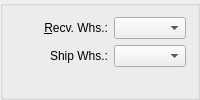
      <widget class="QGroupBox" name="groupBox" >
       <property name="title" >
        <string/>
       </property>
       <layout class="QGridLayout" >
        <item row="0" column="0" >
         <widget class="ItemCluster" name="_item" >
          <property name="focusPolicy" >
           <enum>Qt::StrongFocus</enum>
          </property>
         </widget>
        </item>
        <item row="0" column="1" >
         <layout class="QGridLayout" >
          <item row="0" column="0" >
           <widget class="QLabel" name="_warehouseLit" >
            <property name="text" >
             <string>&amp;Recv. Whs.:</string>
            </property>
            <property name="alignment" >
             <set>Qt::AlignRight|Qt::AlignTrailing|Qt::AlignVCenter</set>
            </property>
            <property name="buddy" >
             <cstring>_warehouse</cstring>
            </property>
           </widget>
          </item>
          <item row="0" column="1" >
           <widget class="WComboBox" name="_warehouse" >
            <property name="focusPolicy" >
             <enum>Qt::WheelFocus</enum>
            </property>
           </widget>
          </item>
          <item row="2" column="1" >
           <spacer>
            <property name="orientation" >
             <enum>Qt::Vertical</enum>
            </property>
            <property name="sizeHint" >
             <size>
              <width>20</width>
              <height>0</height>
             </size>
            </property>
           </spacer>
          </item>
          <item row="1" column="1" >
           <widget class="WComboBox" name="_shipWhs" />
          </item>
          <item row="1" column="0" >
           <widget class="QLabel" name="_shipWhsLit" >
            <property name="text" >
             <string>Ship Whs.:</string>
            </property>
            <property name="alignment" >
             <set>Qt::AlignRight|Qt::AlignTrailing|Qt::AlignVCenter</set>
            </property>
           </widget>
          </item>
         </layout>
        </item>
       </layout>
      </widget>
